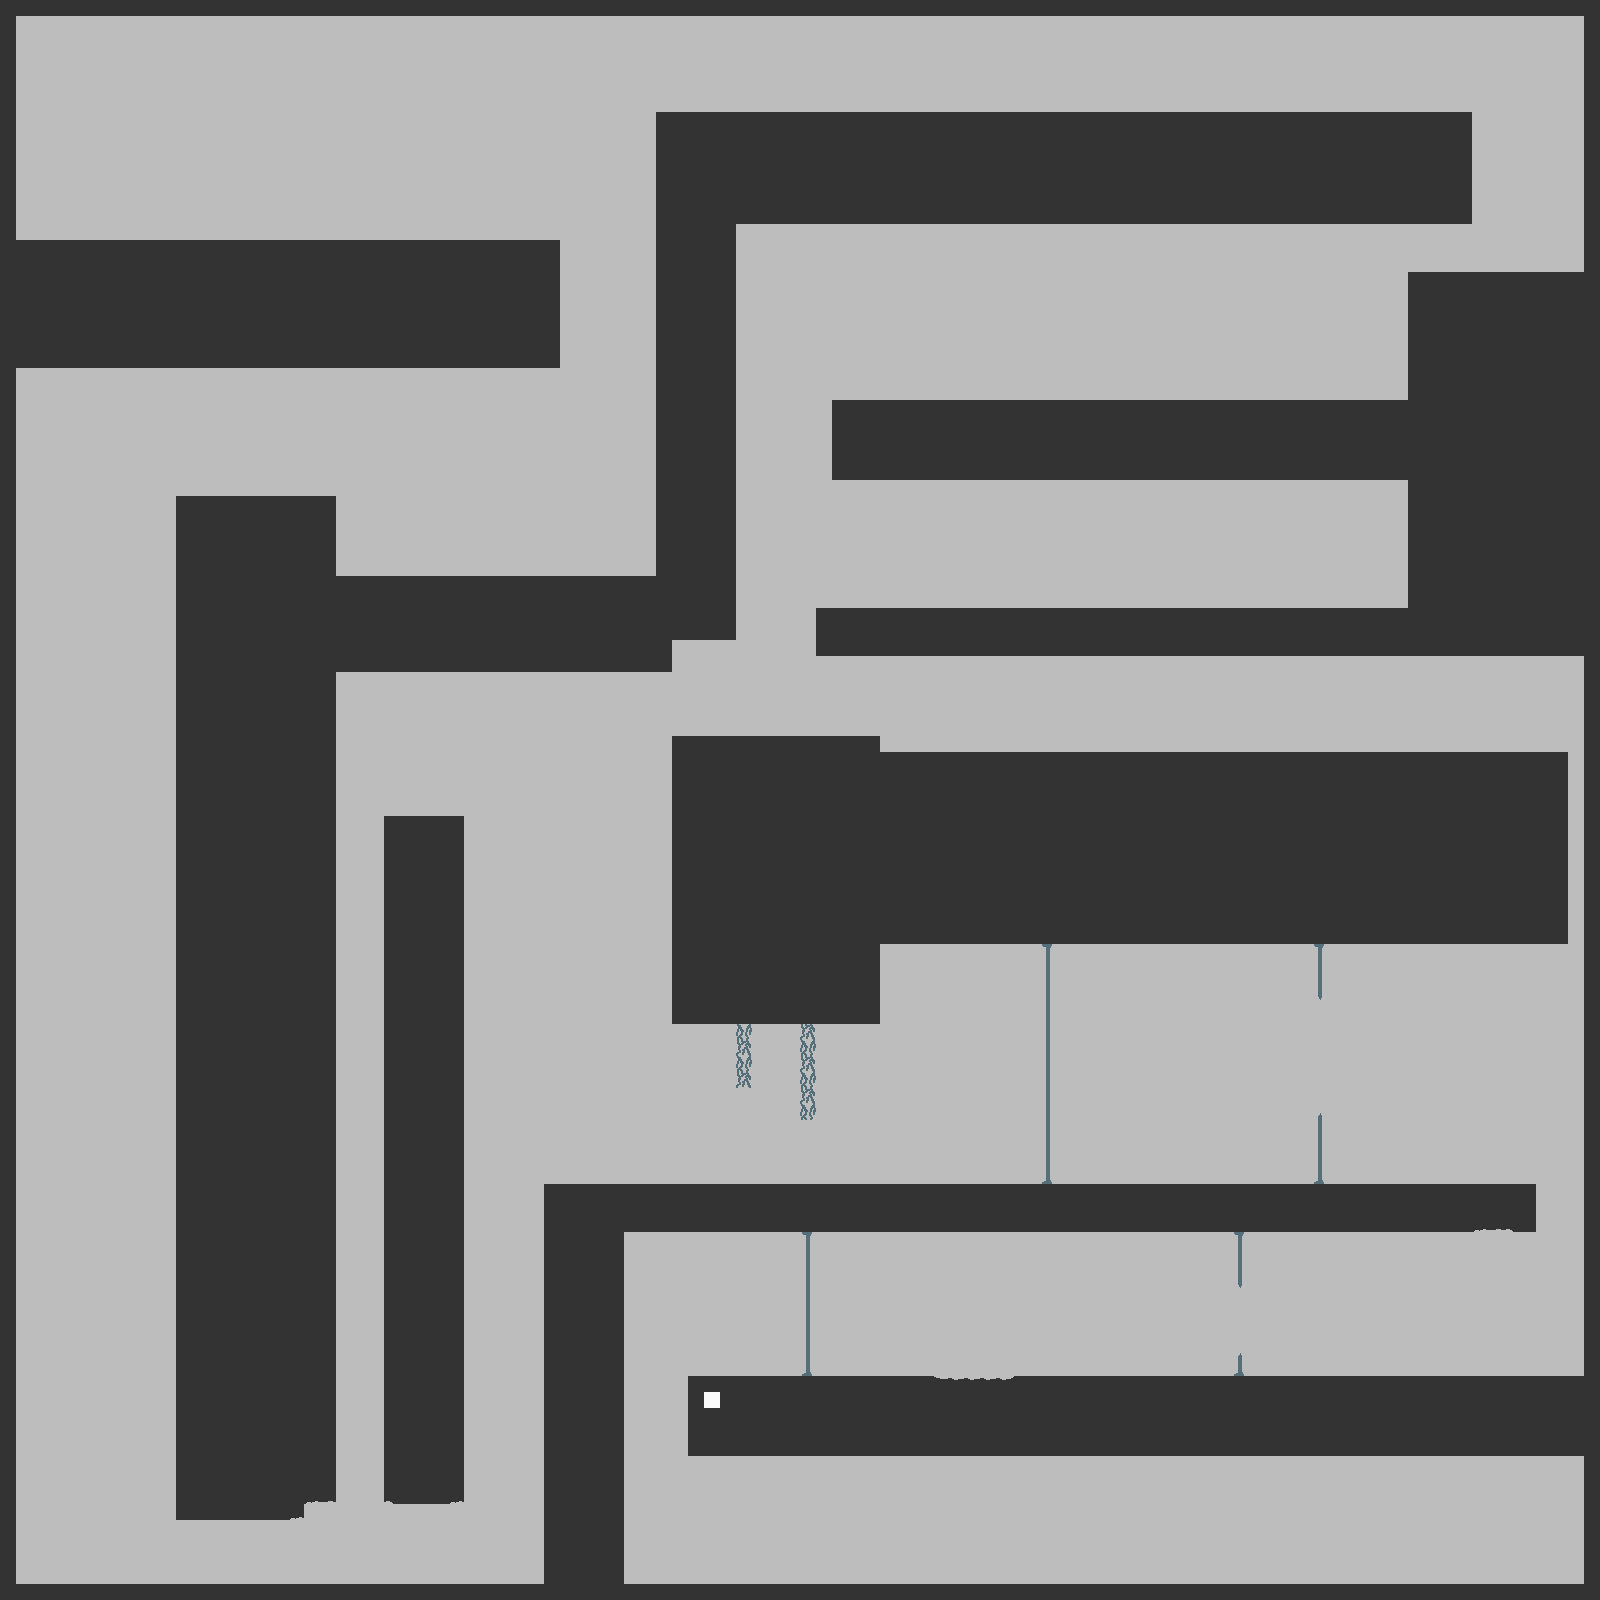

The image is a tile-based game level rendered from a .tmx file. Its description and source (layers, tilesets, objects; grid data summarised) follow:
An orthogonal 100x100 tile map with 16x16 px tiles, 3 tile layers (Fond, Décors, Murs).

<map version="1.4" tiledversion="1.4.2" orientation="orthogonal" renderorder="right-down" width="100" height="100" tilewidth="16" tileheight="16" infinite="0" nextlayerid="4" nextobjectid="1">
 <tileset firstgid="1" source="tiles/blacktiles.tsx" />
 <layer id="1" name="Fond" width="100" height="100">
  <data>[10000 cells, 10000 non-empty, 1 distinct tile ids]</data>
 </layer>
 <layer id="3" name="Décors" width="100" height="100">
  <data>[10000 cells, 49 non-empty, 7 distinct tile ids]</data>
 </layer>
 <layer id="2" name="Murs" width="100" height="100">
  <data>[10000 cells, 4011 non-empty, 8 distinct tile ids]</data>
 </layer>
</map>